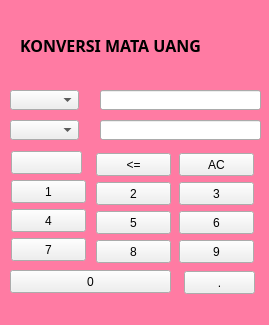
<?xml version="1.0" encoding="UTF-8"?>
<ui version="4.0">
 <class>Form</class>
 <widget class="QWidget" name="Form">
  <property name="geometry">
   <rect>
    <x>0</x>
    <y>0</y>
    <width>269</width>
    <height>325</height>
   </rect>
  </property>
  <property name="windowTitle">
   <string>Konversi</string>
  </property>
  <widget class="QPushButton" name="apus">
   <property name="geometry">
    <rect>
     <x>96</x>
     <y>153</y>
     <width>75</width>
     <height>23</height>
    </rect>
   </property>
   <property name="text">
    <string>&lt;=</string>
   </property>
  </widget>
  <widget class="QPushButton" name="angka2">
   <property name="geometry">
    <rect>
     <x>96</x>
     <y>182</y>
     <width>75</width>
     <height>23</height>
    </rect>
   </property>
   <property name="text">
    <string>2</string>
   </property>
  </widget>
  <widget class="QPushButton" name="angka3">
   <property name="geometry">
    <rect>
     <x>179</x>
     <y>182</y>
     <width>75</width>
     <height>23</height>
    </rect>
   </property>
   <property name="text">
    <string>3</string>
   </property>
  </widget>
  <widget class="QPushButton" name="angka7">
   <property name="geometry">
    <rect>
     <x>11</x>
     <y>238</y>
     <width>75</width>
     <height>23</height>
    </rect>
   </property>
   <property name="text">
    <string>7</string>
   </property>
  </widget>
  <widget class="QPushButton" name="angka5">
   <property name="geometry">
    <rect>
     <x>96</x>
     <y>211</y>
     <width>75</width>
     <height>23</height>
    </rect>
   </property>
   <property name="text">
    <string>5</string>
   </property>
  </widget>
  <widget class="QPushButton" name="angka8">
   <property name="geometry">
    <rect>
     <x>96</x>
     <y>240</y>
     <width>75</width>
     <height>23</height>
    </rect>
   </property>
   <property name="text">
    <string>8</string>
   </property>
  </widget>
  <widget class="QPushButton" name="angka4">
   <property name="geometry">
    <rect>
     <x>11</x>
     <y>209</y>
     <width>75</width>
     <height>23</height>
    </rect>
   </property>
   <property name="text">
    <string>4</string>
   </property>
  </widget>
  <widget class="QPushButton" name="spasi">
   <property name="geometry">
    <rect>
     <x>11</x>
     <y>151</y>
     <width>71</width>
     <height>23</height>
    </rect>
   </property>
   <property name="text">
    <string/>
   </property>
  </widget>
  <widget class="QPushButton" name="AC1">
   <property name="geometry">
    <rect>
     <x>179</x>
     <y>153</y>
     <width>75</width>
     <height>23</height>
    </rect>
   </property>
   <property name="text">
    <string>AC</string>
   </property>
  </widget>
  <widget class="QPushButton" name="angka6">
   <property name="geometry">
    <rect>
     <x>179</x>
     <y>211</y>
     <width>75</width>
     <height>23</height>
    </rect>
   </property>
   <property name="text">
    <string>6</string>
   </property>
  </widget>
  <widget class="QPushButton" name="angka1">
   <property name="geometry">
    <rect>
     <x>11</x>
     <y>180</y>
     <width>75</width>
     <height>23</height>
    </rect>
   </property>
   <property name="text">
    <string>1</string>
   </property>
  </widget>
  <widget class="QLabel" name="label">
   <property name="geometry">
    <rect>
     <x>20</x>
     <y>30</y>
     <width>221</width>
     <height>31</height>
    </rect>
   </property>
   <property name="font">
    <font>
     <family>Lucida Handwriting</family>
     <pointsize>12</pointsize>
     <weight>75</weight>
     <italic>false</italic>
     <bold>true</bold>
     <underline>false</underline>
     <strikeout>false</strikeout>
     <kerning>true</kerning>
    </font>
   </property>
   <property name="text">
    <string>KONVERSI MATA UANG</string>
   </property>
   <property name="textFormat">
    <enum>Qt::PlainText</enum>
   </property>
  </widget>
  <widget class="QLineEdit" name="line2">
   <property name="geometry">
    <rect>
     <x>100</x>
     <y>120</y>
     <width>161</width>
     <height>20</height>
    </rect>
   </property>
  </widget>
  <widget class="QLineEdit" name="line1">
   <property name="geometry">
    <rect>
     <x>100</x>
     <y>90</y>
     <width>161</width>
     <height>20</height>
    </rect>
   </property>
  </widget>
  <widget class="QPushButton" name="titik">
   <property name="geometry">
    <rect>
     <x>184</x>
     <y>271</y>
     <width>71</width>
     <height>23</height>
    </rect>
   </property>
   <property name="text">
    <string>.</string>
   </property>
  </widget>
  <widget class="QPushButton" name="angka9">
   <property name="geometry">
    <rect>
     <x>179</x>
     <y>240</y>
     <width>75</width>
     <height>23</height>
    </rect>
   </property>
   <property name="text">
    <string>9</string>
   </property>
  </widget>
  <widget class="QComboBox" name="pilihan1">
   <property name="geometry">
    <rect>
     <x>10</x>
     <y>90</y>
     <width>69</width>
     <height>20</height>
    </rect>
   </property>
  </widget>
  <widget class="QComboBox" name="pilihan2">
   <property name="geometry">
    <rect>
     <x>10</x>
     <y>120</y>
     <width>69</width>
     <height>20</height>
    </rect>
   </property>
  </widget>
  <widget class="QPushButton" name="angka0">
   <property name="geometry">
    <rect>
     <x>10</x>
     <y>270</y>
     <width>161</width>
     <height>23</height>
    </rect>
   </property>
   <property name="text">
    <string>0</string>
   </property>
  </widget>
  <widget class="QLabel" name="label_2">
   <property name="geometry">
    <rect>
     <x>0</x>
     <y>0</y>
     <width>301</width>
     <height>361</height>
    </rect>
   </property>
   <property name="autoFillBackground">
    <bool>false</bool>
   </property>
   <property name="styleSheet">
    <string notr="true">background-color:rgb(255, 123, 163)
</string>
   </property>
   <property name="text">
    <string/>
   </property>
  </widget>
  <zorder>label_2</zorder>
  <zorder>apus</zorder>
  <zorder>angka2</zorder>
  <zorder>angka3</zorder>
  <zorder>angka7</zorder>
  <zorder>angka5</zorder>
  <zorder>angka8</zorder>
  <zorder>angka4</zorder>
  <zorder>spasi</zorder>
  <zorder>AC1</zorder>
  <zorder>angka6</zorder>
  <zorder>angka1</zorder>
  <zorder>label</zorder>
  <zorder>line2</zorder>
  <zorder>line1</zorder>
  <zorder>titik</zorder>
  <zorder>angka9</zorder>
  <zorder>pilihan1</zorder>
  <zorder>pilihan2</zorder>
  <zorder>angka0</zorder>
 </widget>
 <resources/>
 <connections/>
</ui>
